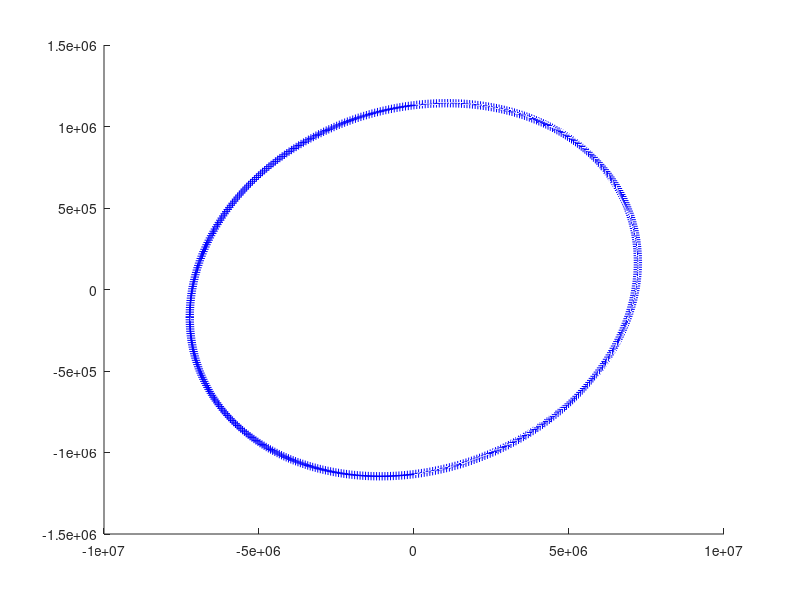

The MATLAB source for this figure:
function script()
	close all;
	data = load('./data/output.txt');
%	exact = load('./data/output2.txt');

	figure
	hold on
	for i = 1 : length(data)
		plot3(data(i,1) , data(i,2) , data(i,3) , 'b+');
%		plot3(exact(i,1) , exact(i,2) , exact(i,3) , 'rx');
	end
	hold off
